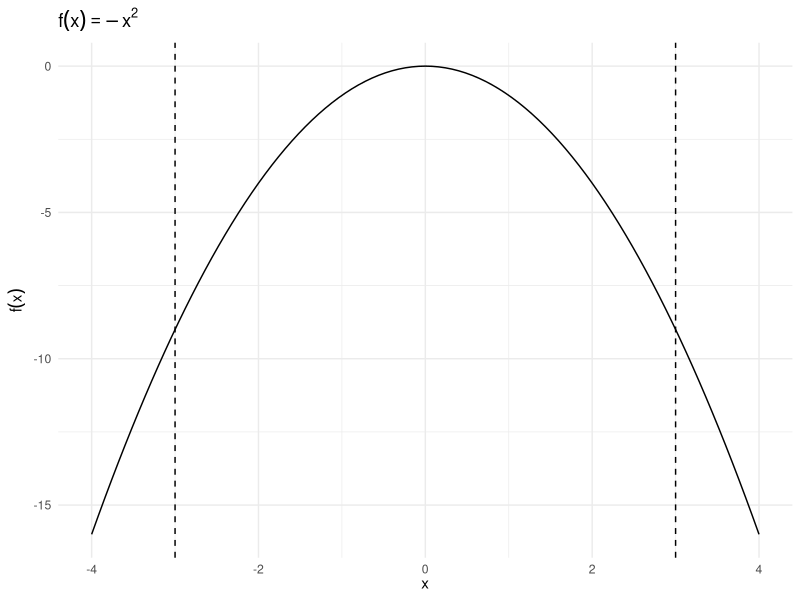
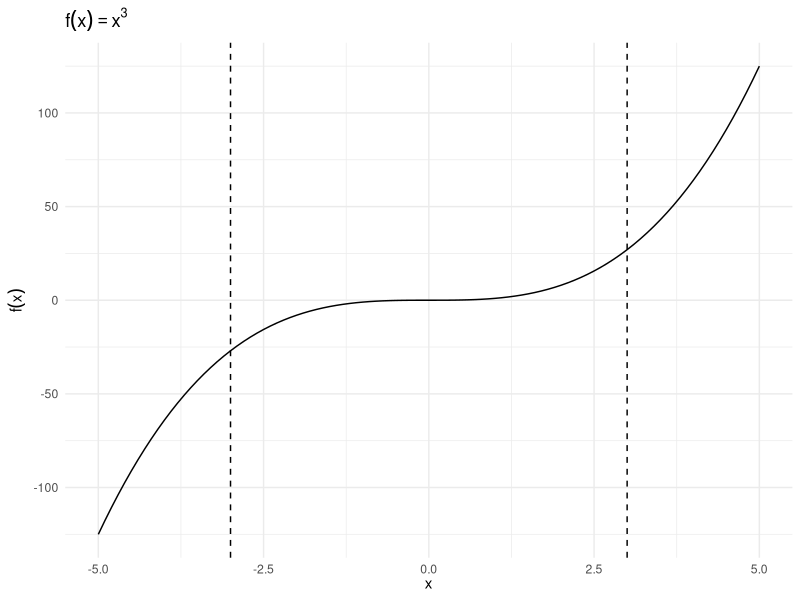
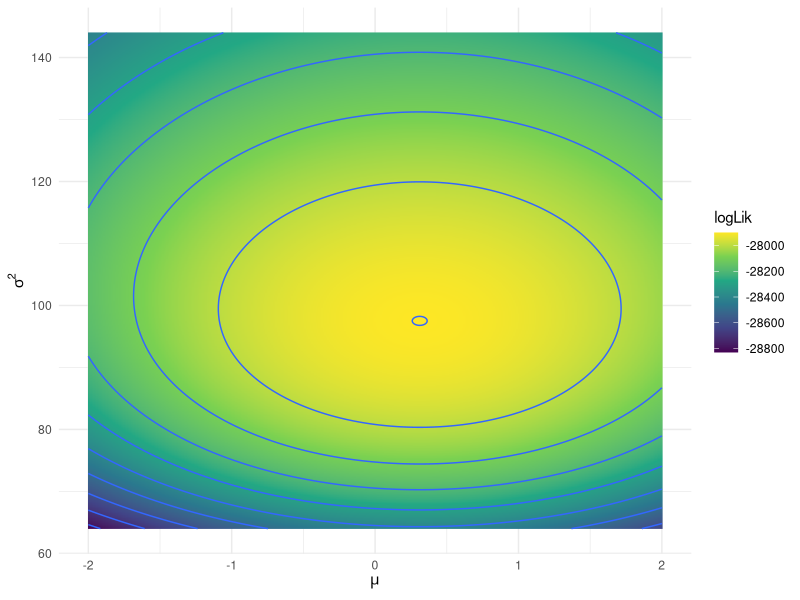
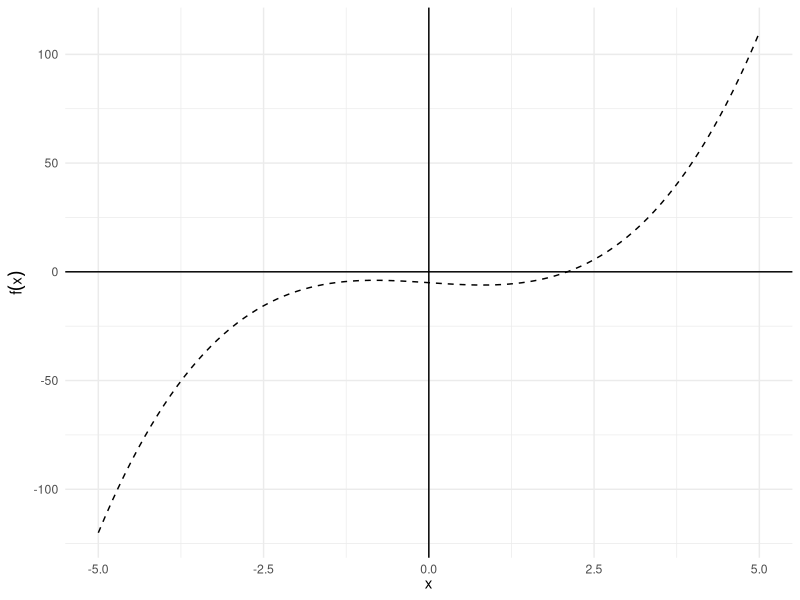
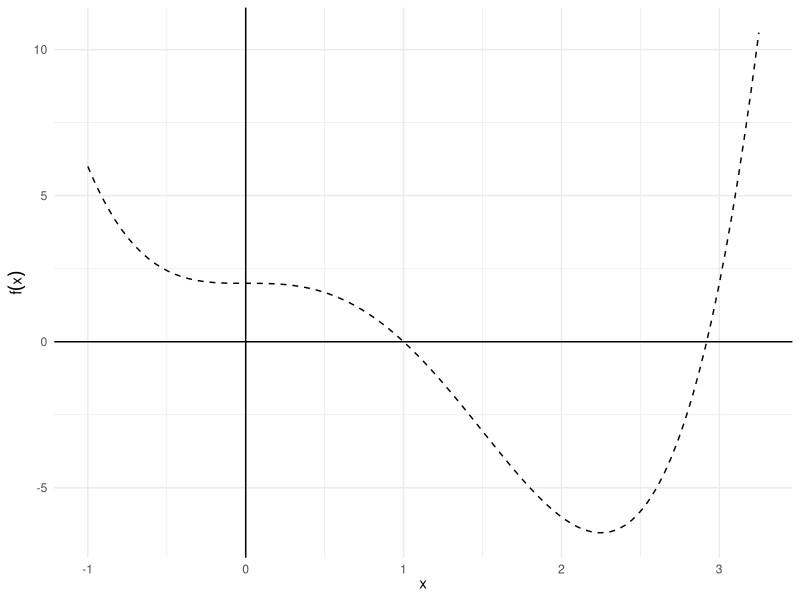
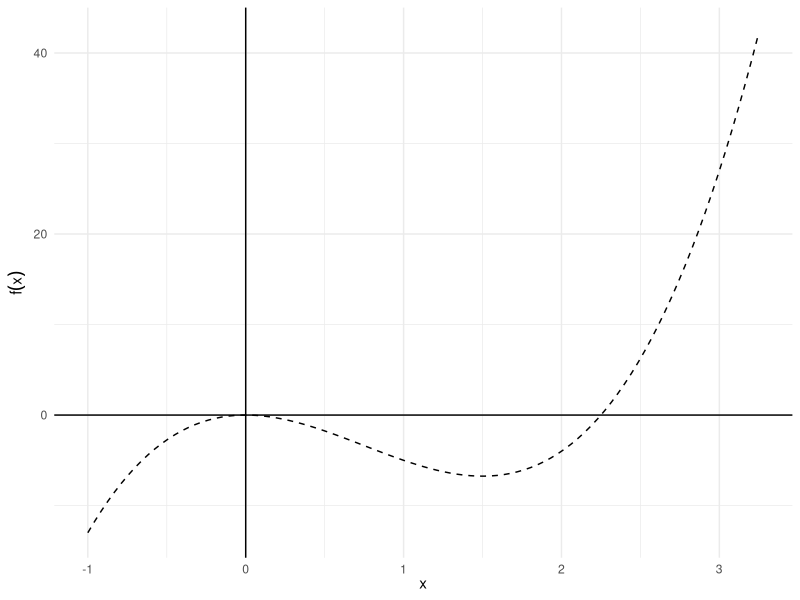
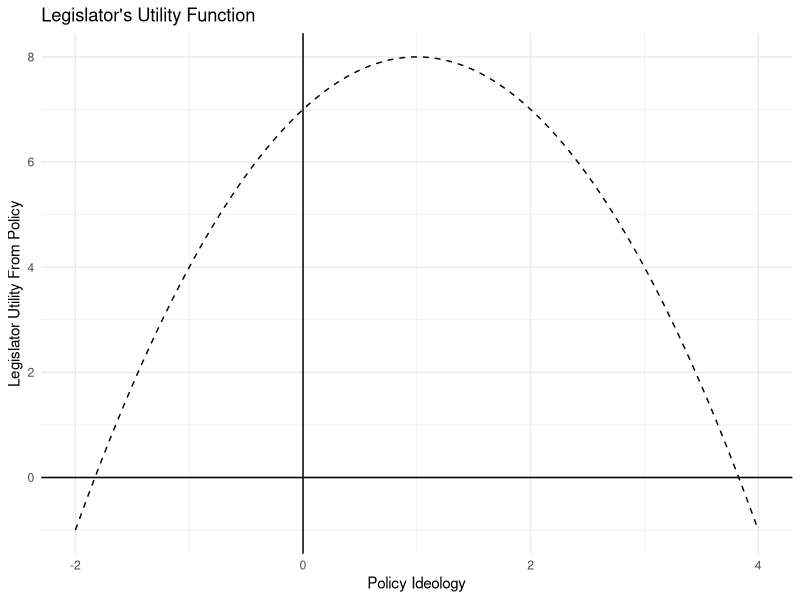
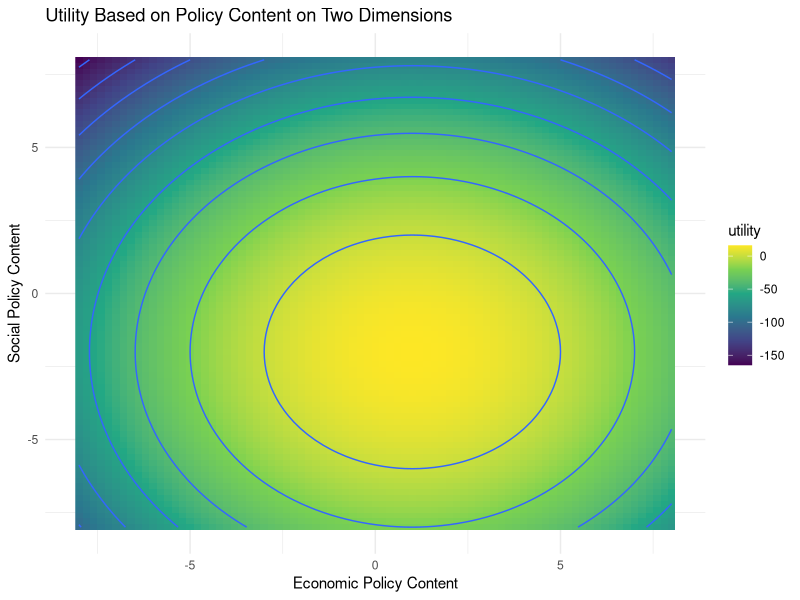

These charts were generated, in order, by the following R code:
## ---- chunk 1
knitr::opts_chunk$set(cache = TRUE)
## ---- chunk 2
library(tidyverse)
library(broom)
library(patchwork)

options(digits = 3)
set.seed(1234)
theme_set(theme_minimal())
## ---- chunk 3
data_frame(x = c(-4, 4)) %>%
  ggplot(aes(x)) +
  stat_function(fun = function(x) -x^2, size = .5) +
  geom_vline(xintercept = c(-3, 3), linetype = 2) +
  labs(title = expression(f(x) == -x^2),
       x = expression(x),
       y = expression(f(x)))
## ---- chunk 4
data_frame(x = c(-5, 5)) %>%
  ggplot(aes(x)) +
  stat_function(fun = function(x) x^3, size = .5) +
  geom_vline(xintercept = c(-3, 3), linetype = 2) +
  labs(title = expression(f(x) == x^3),
       x = expression(x),
       y = expression(f(x)))
## ---- chunk 5
set.seed(1234)

y <- rnorm(n = 10000, mean = 0.25, sd = 10)
## ---- chunk 6
# define the log-likelihood function for a normal distribution
log.like <- function(mu, sigma.2, y){
	part1 <- - (1 / (2 * sigma.2)) * sum((y - mu)^2) 
	part2 <- - (length(y)/2) * log(sigma.2) 		
	out <- part1 + part2
	return(out)
	}
## ---- chunk 7
# define search space
(search_space <- expand.grid(mu = seq(-2, 2, by = .01),
            sigma2 = seq(8^2, 12^2, by = .1)) %>%
  as_tibble)

# evaluate parameters
system.time((search_space <- search_space %>%
  mutate(logLik = map2_dbl(mu, sigma2, log.like, y = y))))
## ---- chunk 8
# which parameter values maximize the likelihood function
filter(search_space, logLik == max(logLik))

# draw a heatmap of the log-likelihood values
ggplot(search_space, aes(mu, sigma2, fill = logLik)) +
  geom_raster() +
  geom_contour(aes(z = logLik)) +
  scale_fill_continuous(type = "viridis") +
  labs(x = expression(mu),
       y = expression(sigma^2))
## ---- chunk 9
mean(y)
var(y)
## ---- chunk 10
# define the function
func2 <- function(x) {
  x^3 - 2 * x - 5
}

# draw a plot of the function
range <- data_frame(x = c(-5, 5))

f0 <- range %>%
  ggplot(aes(x)) +
  stat_function(fun = func2, size = .5, linetype = 2) +
  geom_hline(yintercept = 0) +
  geom_vline(xintercept = 0) +
  labs(x = expression(x),
       y = expression(f(x)))
f0
## ---- chunk 11
uniroot(func2, interval = c(2, 3))
## ---- chunk 12
# f - the function to optimize
# a - lower bound for the search
# b - upper bound for the search
# tol - tolerance (stopping criteria for the algorithm)
# n - maximum number of iterations to attempt. will not exceed even if
#     tolerance is not achieved

newton_raphson <- function(f, a, b, tol = 1e-5, n_iter = 1000) {
  require(numDeriv) # Package for computing f'(x)
  
  x0 <- a # Set start value to supplied lower bound
  k <- vector("numeric", length = n_iter) # Initialize for iteration results
  
  # Check the upper and lower bounds to see if approximations result in 0
  fa <- f(a)
  if (fa == 0.0) {
    return(a)
  }
  
  fb <- f(b)
  if (fb == 0.0) {
    return(b)
  }

  for (i in 1:n_iter) {
    dx <- genD(func = f, x = x0)$D[1] # First-order derivative f'(x0)
    x1 <- x0 - (f(x0) / dx) # Calculate next value x1
    k[[i]] <- x1 # Store x1
    
    # Once the difference between x0 and x1 becomes sufficiently small, output the results.
    if (abs(x1 - x0) < tol) {
      root.approx <- x1
      res <- list('root approximation' = root.approx, 'iterations' = k[1:i])
      return(res)
    }
    # If Newton-Raphson has not yet reached convergence set x1 as x0 and continue
    x0 <- x1
  }
  print('Too many iterations in method')
}
## ---- chunk 13
newton_raphson(f = func2, a = 2, b = 3)
## ---- chunk 14
# define the function
obj_func <- function(x) {
  x^4 - 3 * x^3 + 2
}

# draw a plot of the function
range <- data_frame(x = c(-1, 3.25))

f0 <- range %>%
  ggplot(aes(x)) +
  stat_function(fun = obj_func, size = .5, linetype = 2) +
  geom_hline(yintercept = 0) +
  geom_vline(xintercept = 0) +
  labs(x = expression(x),
       y = expression(f(x)))
f0
## ---- chunk 15
# define the gradient
gradient <- function(x) {
  (4 * x^3) - (9 * x^2)
}

f0 <- range %>%
  ggplot(aes(x)) +
  stat_function(fun = gradient, size = .5, linetype = 2) +
  geom_hline(yintercept = 0) +
  geom_vline(xintercept = 0) +
  labs(x = expression(x),
       y = expression(f(x)))
f0
## ---- chunk 16
# func - the function to optimize
# grad - gradient of the function to optimize
# stepsize - size of each step
# tol - tolerance (stopping criteria for the algorithm)
# iter - maximum number of iterations to attempt. will not exceed even if
#        tolerance is not achieved

grad_desc <- function(func, grad, stepsize = 0.003, tol = 1e-5, iter = 500){
  # randomly initialize a value to x
  set.seed(100)
  x <- floor(runif(1)*10)
  
  # create a vector to contain all xs for all steps
  x.All <- vector("numeric", iter)
  
  # gradient descent method to find the minimum
  for(i in 1:iter){
    x1 <- x - stepsize * grad(x)
    x.All[[i]] <- x1
    
    # Once the difference between x0 and x1 becomes sufficiently small, output the results.
    if (abs(x - x1) < tol) {
      root.approx <- x
      res <- list('root approximation' = root.approx, 'iterations' = x.All[1:i])
      return(res)
    }
    
    # If gradient descent has not yet reached convergence set x as x0 and continue
    x <- x1
  }
  
  print('Too many iterations in method')
}

grad_desc(func = obj_func, grad = gradient)
## ---- chunk 17
politician.utility <- function(policy.content){
		politician.support <- -(policy.content - 1)^2 + 8
		return(politician.support)
}
## ---- chunk 18
range <- data_frame(x = c(-2, 4))

range %>%
  ggplot(aes(x)) +
  stat_function(fun = politician.utility, size = .5, linetype = 2) +
  geom_hline(yintercept = 0) +
  geom_vline(xintercept = 0) +
  labs(title = "Legislator's Utility Function",
       x = "Policy Ideology",
       y = "Legislator Utility From Policy")
## ---- chunk 19
optimize(f = politician.utility, interval = c(-2, 4), maximum = TRUE)
## ---- chunk 20
politician.utility.2d <- function(params){
  # split parameters
  economic.content <- params[1]
  social.content <- params[2]
  
  # calculate utility
  politician.support <- (-(economic.content - 1)^2 + 8 ) + (-(social.content + 2)^2 + 8)
  return(politician.support)
}
## ---- chunk 21
# generate data values
expand.grid(economic.substance = seq(from=-8,to=8, by=.2),
            social.substance = seq(from=-8, to=8, by=.2)) %>%
  as_tibble %>%
  mutate(utility = map2_dbl(economic.substance, social.substance,
                            ~ politician.utility.2d(c(.x, .y)))) %>%
  ggplot(aes(economic.substance, social.substance, fill = utility)) +
  geom_raster() +
  geom_contour(aes(z = utility)) +
  scale_fill_continuous(type = "viridis") +
  labs(title = "Utility Based on Policy Content on Two Dimensions",
       x = "Economic Policy Content",
       y = "Social Policy Content")
## ---- chunk 22
optim(par = c(-1, 0), fn = politician.utility.2d, control = list(fnscale = -1))
## ---- chunk 23

